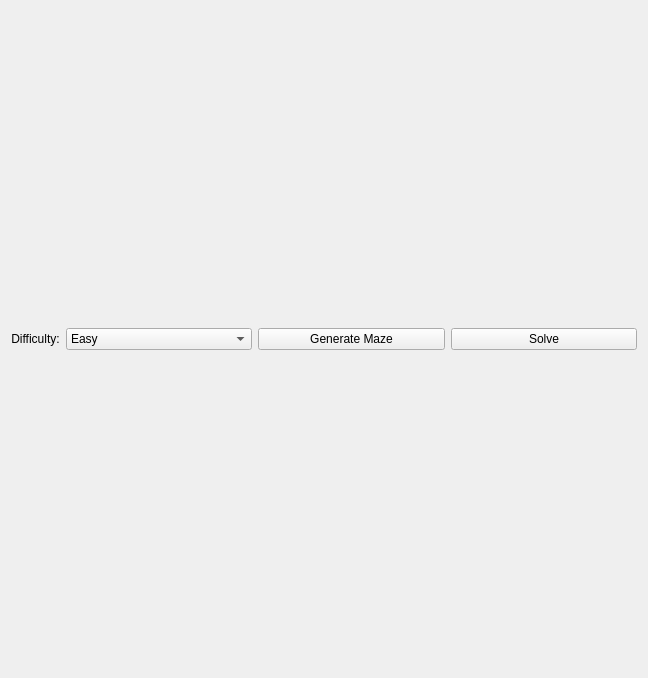
<?xml version="1.0" encoding="UTF-8"?>
<ui version="4.0">
 <class>MazeView</class>
 <widget class="QWidget" name="MazeView">
  <property name="geometry">
   <rect>
    <x>0</x>
    <y>0</y>
    <width>648</width>
    <height>678</height>
   </rect>
  </property>
  <property name="sizePolicy">
   <sizepolicy hsizetype="Expanding" vsizetype="Expanding">
    <horstretch>0</horstretch>
    <verstretch>0</verstretch>
   </sizepolicy>
  </property>
  <property name="windowTitle">
   <string>Form</string>
  </property>
  <layout class="QGridLayout" name="gridLayout">
   <item row="0" column="0">
    <layout class="QVBoxLayout" name="vert_layout">
     <item>
      <layout class="QHBoxLayout" name="horizontalLayout">
       <property name="sizeConstraint">
        <enum>QLayout::SetMinimumSize</enum>
       </property>
       <item>
        <widget class="QLabel" name="label">
         <property name="enabled">
          <bool>true</bool>
         </property>
         <property name="sizePolicy">
          <sizepolicy hsizetype="Fixed" vsizetype="Preferred">
           <horstretch>0</horstretch>
           <verstretch>0</verstretch>
          </sizepolicy>
         </property>
         <property name="text">
          <string>Difficulty:</string>
         </property>
         <property name="alignment">
          <set>Qt::AlignCenter</set>
         </property>
        </widget>
       </item>
       <item>
        <widget class="QComboBox" name="b_difficulty">
         <item>
          <property name="text">
           <string>Easy</string>
          </property>
         </item>
         <item>
          <property name="text">
           <string>Medium</string>
          </property>
         </item>
         <item>
          <property name="text">
           <string>Hard</string>
          </property>
         </item>
        </widget>
       </item>
       <item>
        <widget class="QPushButton" name="b_gen_maze">
         <property name="text">
          <string>Generate Maze</string>
         </property>
        </widget>
       </item>
       <item>
        <widget class="QPushButton" name="b_solve">
         <property name="text">
          <string>Solve</string>
         </property>
        </widget>
       </item>
      </layout>
     </item>
    </layout>
   </item>
  </layout>
 </widget>
 <resources/>
 <connections>
  <connection>
   <sender>b_gen_maze</sender>
   <signal>clicked()</signal>
   <receiver>MazeView</receiver>
   <slot>gen_maze()</slot>
   <hints>
    <hint type="sourcelabel">
     <x>314</x>
     <y>335</y>
    </hint>
    <hint type="destinationlabel">
     <x>382</x>
     <y>-18</y>
    </hint>
   </hints>
  </connection>
  <connection>
   <sender>b_solve</sender>
   <signal>clicked()</signal>
   <receiver>MazeView</receiver>
   <slot>solve()</slot>
   <hints>
    <hint type="sourcelabel">
     <x>526</x>
     <y>341</y>
    </hint>
    <hint type="destinationlabel">
     <x>525</x>
     <y>-23</y>
    </hint>
   </hints>
  </connection>
 </connections>
 <slots>
  <slot>gen_maze()</slot>
  <slot>solve()</slot>
 </slots>
</ui>
